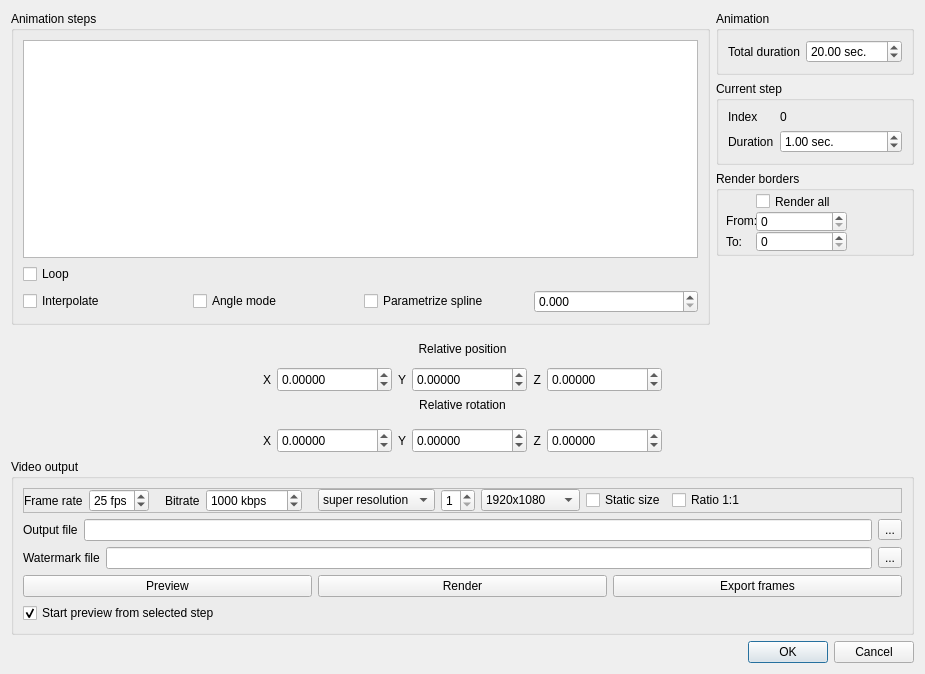
<?xml version="1.0" encoding="UTF-8"?>
<ui version="4.0">
 <class>AnimationDialog</class>
 <widget class="QDialog" name="AnimationDialog">
  <property name="geometry">
   <rect>
    <x>0</x>
    <y>0</y>
    <width>925</width>
    <height>674</height>
   </rect>
  </property>
  <property name="windowTitle">
   <string>Animation</string>
  </property>
  <property name="windowIcon">
   <iconset>
    <normaloff>:/CC/plugin/qAnimation/animation.png</normaloff>:/CC/plugin/qAnimation/animation.png</iconset>
  </property>
  <layout class="QVBoxLayout" name="verticalLayout_4">
   <item>
    <layout class="QHBoxLayout" name="horizontalLayout_2">
     <item>
      <widget class="QGroupBox" name="groupBox_2">
       <property name="title">
        <string>Animation steps</string>
       </property>
       <layout class="QVBoxLayout" name="verticalLayout_2">
        <item>
         <widget class="QListWidget" name="stepSelectionList">
          <property name="editTriggers">
           <set>QAbstractItemView::NoEditTriggers</set>
          </property>
         </widget>
        </item>
        <item>
         <widget class="QCheckBox" name="loopCheckBox">
          <property name="text">
           <string>Loop</string>
          </property>
         </widget>
        </item>
        <item>
         <layout class="QHBoxLayout" name="horizontalLayout_9">
          <item>
           <widget class="QCheckBox" name="interpolateCheckBox">
            <property name="text">
             <string>Interpolate</string>
            </property>
           </widget>
          </item>
          <item>
           <widget class="QCheckBox" name="angleModeCheckBox">
            <property name="text">
             <string>Angle mode</string>
            </property>
           </widget>
          </item>
          <item>
           <widget class="QCheckBox" name="parametrizeCheckBox">
            <property name="text">
             <string>Parametrize spline</string>
            </property>
           </widget>
          </item>
          <item>
           <widget class="QDoubleSpinBox" name="parametrizeDoubleSpinBox">
            <property name="decimals">
             <number>3</number>
            </property>
            <property name="maximum">
             <double>0.999000000000000</double>
            </property>
            <property name="singleStep">
             <double>0.001000000000000</double>
            </property>
           </widget>
          </item>
         </layout>
        </item>
       </layout>
      </widget>
     </item>
     <item>
      <layout class="QVBoxLayout" name="verticalLayout_3">
       <item>
        <widget class="QGroupBox" name="pathGroupBox">
         <property name="title">
          <string>Animation</string>
         </property>
         <layout class="QFormLayout" name="formLayout_2">
          <property name="fieldGrowthPolicy">
           <enum>QFormLayout::AllNonFixedFieldsGrow</enum>
          </property>
          <item row="0" column="0">
           <widget class="QLabel" name="label_8">
            <property name="text">
             <string>Total duration</string>
            </property>
           </widget>
          </item>
          <item row="0" column="1">
           <widget class="QDoubleSpinBox" name="totalTimeDoubleSpinBox">
            <property name="suffix">
             <string> sec.</string>
            </property>
            <property name="minimum">
             <double>0.100000000000000</double>
            </property>
            <property name="maximum">
             <double>3600.000000000000000</double>
            </property>
            <property name="value">
             <double>20.000000000000000</double>
            </property>
           </widget>
          </item>
         </layout>
        </widget>
       </item>
       <item>
        <widget class="QGroupBox" name="currentStepGroupBox">
         <property name="title">
          <string>Current step</string>
         </property>
         <layout class="QFormLayout" name="formLayout">
          <property name="fieldGrowthPolicy">
           <enum>QFormLayout::AllNonFixedFieldsGrow</enum>
          </property>
          <item row="0" column="0">
           <widget class="QLabel" name="label_6">
            <property name="text">
             <string>Index</string>
            </property>
           </widget>
          </item>
          <item row="0" column="1">
           <widget class="QLabel" name="stepIndexLabel">
            <property name="text">
             <string notr="true">0</string>
            </property>
           </widget>
          </item>
          <item row="1" column="0">
           <widget class="QLabel" name="label_2">
            <property name="text">
             <string>Duration</string>
            </property>
           </widget>
          </item>
          <item row="1" column="1">
           <widget class="QDoubleSpinBox" name="stepTimeDoubleSpinBox">
            <property name="toolTip">
             <string>Speed modifier for the current step</string>
            </property>
            <property name="suffix">
             <string> sec.</string>
            </property>
            <property name="maximum">
             <double>3600.000000000000000</double>
            </property>
            <property name="singleStep">
             <double>1.000000000000000</double>
            </property>
            <property name="value">
             <double>1.000000000000000</double>
            </property>
           </widget>
          </item>
         </layout>
        </widget>
       </item>
       <item>
        <widget class="QGroupBox" name="groupBox">
         <property name="minimumSize">
          <size>
           <width>0</width>
           <height>85</height>
          </size>
         </property>
         <property name="title">
          <string>Render borders</string>
         </property>
         <widget class="QCheckBox" name="renderAllCheckBox">
          <property name="geometry">
           <rect>
            <x>40</x>
            <y>20</y>
            <width>120</width>
            <height>21</height>
           </rect>
          </property>
          <property name="minimumSize">
           <size>
            <width>120</width>
            <height>20</height>
           </size>
          </property>
          <property name="text">
           <string>Render all</string>
          </property>
         </widget>
         <widget class="QLabel" name="label_5">
          <property name="geometry">
           <rect>
            <x>10</x>
            <y>40</y>
            <width>31</width>
            <height>20</height>
           </rect>
          </property>
          <property name="text">
           <string>From:</string>
          </property>
         </widget>
         <widget class="QLabel" name="label_7">
          <property name="geometry">
           <rect>
            <x>10</x>
            <y>60</y>
            <width>31</width>
            <height>21</height>
           </rect>
          </property>
          <property name="text">
           <string>To:</string>
          </property>
         </widget>
         <widget class="QSpinBox" name="renderFromSpinBox">
          <property name="geometry">
           <rect>
            <x>40</x>
            <y>40</y>
            <width>91</width>
            <height>21</height>
           </rect>
          </property>
          <property name="maximum">
           <number>99999</number>
          </property>
         </widget>
         <widget class="QSpinBox" name="renderToSpinBox">
          <property name="geometry">
           <rect>
            <x>40</x>
            <y>60</y>
            <width>91</width>
            <height>21</height>
           </rect>
          </property>
          <property name="maximum">
           <number>99999</number>
          </property>
         </widget>
        </widget>
       </item>
       <item>
        <spacer name="verticalSpacer">
         <property name="orientation">
          <enum>Qt::Vertical</enum>
         </property>
         <property name="sizeHint" stdset="0">
          <size>
           <width>20</width>
           <height>40</height>
          </size>
         </property>
        </spacer>
       </item>
      </layout>
     </item>
    </layout>
   </item>
   <item>
    <layout class="QVBoxLayout" name="verticalLayout_10">
     <property name="topMargin">
      <number>11</number>
     </property>
     <item>
      <widget class="QLabel" name="label_10">
       <property name="text">
        <string>Relative position</string>
       </property>
       <property name="alignment">
        <set>Qt::AlignCenter</set>
       </property>
      </widget>
     </item>
     <item>
      <layout class="QHBoxLayout" name="horizontalLayout_5">
       <property name="topMargin">
        <number>5</number>
       </property>
       <item>
        <spacer name="horizontalSpacer_4">
         <property name="orientation">
          <enum>Qt::Horizontal</enum>
         </property>
         <property name="sizeHint" stdset="0">
          <size>
           <width>40</width>
           <height>20</height>
          </size>
         </property>
        </spacer>
       </item>
       <item>
        <widget class="QLabel" name="label_14">
         <property name="text">
          <string>X</string>
         </property>
         <property name="alignment">
          <set>Qt::AlignRight|Qt::AlignTrailing|Qt::AlignVCenter</set>
         </property>
        </widget>
       </item>
       <item>
        <widget class="QDoubleSpinBox" name="xDoubleSpinBox">
         <property name="minimumSize">
          <size>
           <width>115</width>
           <height>25</height>
          </size>
         </property>
         <property name="decimals">
          <number>5</number>
         </property>
         <property name="minimum">
          <double>-9999.000000000000000</double>
         </property>
         <property name="maximum">
          <double>9999.000000000000000</double>
         </property>
        </widget>
       </item>
       <item>
        <widget class="QLabel" name="label_13">
         <property name="text">
          <string>Y</string>
         </property>
         <property name="alignment">
          <set>Qt::AlignRight|Qt::AlignTrailing|Qt::AlignVCenter</set>
         </property>
        </widget>
       </item>
       <item>
        <widget class="QDoubleSpinBox" name="yDoubleSpinBox">
         <property name="minimumSize">
          <size>
           <width>115</width>
           <height>25</height>
          </size>
         </property>
         <property name="decimals">
          <number>5</number>
         </property>
         <property name="minimum">
          <double>-9999.000000000000000</double>
         </property>
         <property name="maximum">
          <double>9999.000000000000000</double>
         </property>
        </widget>
       </item>
       <item>
        <widget class="QLabel" name="label_12">
         <property name="text">
          <string>Z</string>
         </property>
         <property name="alignment">
          <set>Qt::AlignRight|Qt::AlignTrailing|Qt::AlignVCenter</set>
         </property>
        </widget>
       </item>
       <item>
        <widget class="QDoubleSpinBox" name="zDoubleSpinBox">
         <property name="minimumSize">
          <size>
           <width>115</width>
           <height>25</height>
          </size>
         </property>
         <property name="decimals">
          <number>5</number>
         </property>
         <property name="minimum">
          <double>-9999.000000000000000</double>
         </property>
         <property name="maximum">
          <double>9999.000000000000000</double>
         </property>
        </widget>
       </item>
       <item>
        <spacer name="horizontalSpacer_5">
         <property name="orientation">
          <enum>Qt::Horizontal</enum>
         </property>
         <property name="sizeHint" stdset="0">
          <size>
           <width>40</width>
           <height>20</height>
          </size>
         </property>
        </spacer>
       </item>
      </layout>
     </item>
     <item>
      <widget class="QLabel" name="label_11">
       <property name="text">
        <string>Relative rotation</string>
       </property>
       <property name="alignment">
        <set>Qt::AlignCenter</set>
       </property>
      </widget>
     </item>
     <item>
      <layout class="QHBoxLayout" name="horizontalLayout_6">
       <property name="topMargin">
        <number>10</number>
       </property>
       <item>
        <spacer name="horizontalSpacer_6">
         <property name="orientation">
          <enum>Qt::Horizontal</enum>
         </property>
         <property name="sizeHint" stdset="0">
          <size>
           <width>40</width>
           <height>20</height>
          </size>
         </property>
        </spacer>
       </item>
       <item>
        <widget class="QLabel" name="label_17">
         <property name="text">
          <string>X</string>
         </property>
         <property name="alignment">
          <set>Qt::AlignRight|Qt::AlignTrailing|Qt::AlignVCenter</set>
         </property>
        </widget>
       </item>
       <item>
        <widget class="QDoubleSpinBox" name="xRotDoubleSpinBox">
         <property name="minimumSize">
          <size>
           <width>115</width>
           <height>25</height>
          </size>
         </property>
         <property name="decimals">
          <number>5</number>
         </property>
         <property name="minimum">
          <double>-9999.000000000000000</double>
         </property>
         <property name="maximum">
          <double>9999.000000000000000</double>
         </property>
        </widget>
       </item>
       <item>
        <widget class="QLabel" name="label_16">
         <property name="text">
          <string>Y</string>
         </property>
         <property name="alignment">
          <set>Qt::AlignRight|Qt::AlignTrailing|Qt::AlignVCenter</set>
         </property>
        </widget>
       </item>
       <item>
        <widget class="QDoubleSpinBox" name="yRotDoubleSpinBox">
         <property name="minimumSize">
          <size>
           <width>115</width>
           <height>25</height>
          </size>
         </property>
         <property name="decimals">
          <number>5</number>
         </property>
         <property name="minimum">
          <double>-9999.000000000000000</double>
         </property>
         <property name="maximum">
          <double>9999.000000000000000</double>
         </property>
        </widget>
       </item>
       <item>
        <widget class="QLabel" name="label_15">
         <property name="text">
          <string>Z</string>
         </property>
         <property name="alignment">
          <set>Qt::AlignRight|Qt::AlignTrailing|Qt::AlignVCenter</set>
         </property>
        </widget>
       </item>
       <item>
        <widget class="QDoubleSpinBox" name="zRotDoubleSpinBox">
         <property name="minimumSize">
          <size>
           <width>115</width>
           <height>25</height>
          </size>
         </property>
         <property name="decimals">
          <number>5</number>
         </property>
         <property name="minimum">
          <double>-9999.000000000000000</double>
         </property>
         <property name="maximum">
          <double>9999.000000000000000</double>
         </property>
         <property name="value">
          <double>0.000000000000000</double>
         </property>
        </widget>
       </item>
       <item>
        <spacer name="horizontalSpacer_7">
         <property name="orientation">
          <enum>Qt::Horizontal</enum>
         </property>
         <property name="sizeHint" stdset="0">
          <size>
           <width>40</width>
           <height>20</height>
          </size>
         </property>
        </spacer>
       </item>
      </layout>
     </item>
    </layout>
   </item>
   <item>
    <widget class="QGroupBox" name="groupBox_3">
     <property name="sizePolicy">
      <sizepolicy hsizetype="Preferred" vsizetype="Maximum">
       <horstretch>0</horstretch>
       <verstretch>0</verstretch>
      </sizepolicy>
     </property>
     <property name="title">
      <string>Video output</string>
     </property>
     <layout class="QVBoxLayout" name="verticalLayout">
      <item>
       <widget class="QFrame" name="bitrateFrame">
        <property name="frameShape">
         <enum>QFrame::StyledPanel</enum>
        </property>
        <property name="frameShadow">
         <enum>QFrame::Raised</enum>
        </property>
        <layout class="QHBoxLayout" name="horizontalLayout_4">
         <property name="leftMargin">
          <number>0</number>
         </property>
         <property name="topMargin">
          <number>0</number>
         </property>
         <property name="rightMargin">
          <number>0</number>
         </property>
         <property name="bottomMargin">
          <number>0</number>
         </property>
         <item>
          <widget class="QLabel" name="label">
           <property name="text">
            <string>Frame rate</string>
           </property>
          </widget>
         </item>
         <item>
          <widget class="QSpinBox" name="fpsSpinBox">
           <property name="toolTip">
            <string>Number of frames per second</string>
           </property>
           <property name="suffix">
            <string> fps</string>
           </property>
           <property name="minimum">
            <number>1</number>
           </property>
           <property name="value">
            <number>25</number>
           </property>
          </widget>
         </item>
         <item>
          <spacer name="horizontalSpacer">
           <property name="orientation">
            <enum>Qt::Horizontal</enum>
           </property>
           <property name="sizeType">
            <enum>QSizePolicy::Fixed</enum>
           </property>
           <property name="sizeHint" stdset="0">
            <size>
             <width>10</width>
             <height>0</height>
            </size>
           </property>
          </spacer>
         </item>
         <item>
          <widget class="QLabel" name="label_3">
           <property name="text">
            <string>Bitrate</string>
           </property>
          </widget>
         </item>
         <item>
          <widget class="QSpinBox" name="bitrateSpinBox">
           <property name="toolTip">
            <string>
                          Bitrate (in kbit/s)
                          The higher the better the quality (but the bigger the file)
                        </string>
           </property>
           <property name="suffix">
            <string> kbps</string>
           </property>
           <property name="minimum">
            <number>100</number>
           </property>
           <property name="maximum">
            <number>1000000</number>
           </property>
           <property name="singleStep">
            <number>100</number>
           </property>
           <property name="value">
            <number>1000</number>
           </property>
          </widget>
         </item>
         <item>
          <spacer name="horizontalSpacer_3">
           <property name="orientation">
            <enum>Qt::Horizontal</enum>
           </property>
           <property name="sizeType">
            <enum>QSizePolicy::Fixed</enum>
           </property>
           <property name="sizeHint" stdset="0">
            <size>
             <width>10</width>
             <height>0</height>
            </size>
           </property>
          </spacer>
         </item>
         <item>
          <widget class="QComboBox" name="renderingModeComboBox">
           <property name="toolTip">
            <string>
                          - Super resolution: render the frame at a higher resolution (2, 3 or 4 times larger)
                          and then shrink it back down to size (this makes some noisy pixels drop off and
                          reduce the flicker that is often present in animations). Super resolution is only
                          applied on the output video (= not visible in Preview mode)
                          - Zoom: render the frame and the animation at a higher resolution (2, 3 or 4 times
                          larger). You may have to increase the points size beforehand.
                        </string>
           </property>
           <property name="sizeAdjustPolicy">
            <enum>QComboBox::AdjustToContents</enum>
           </property>
           <item>
            <property name="text">
             <string>super resolution</string>
            </property>
           </item>
           <item>
            <property name="text">
             <string>zoom</string>
            </property>
           </item>
          </widget>
         </item>
         <item>
          <widget class="QSpinBox" name="superResolutionSpinBox">
           <property name="toolTip">
            <string>See combo-box tooltip</string>
           </property>
           <property name="minimum">
            <number>1</number>
           </property>
           <property name="maximum">
            <number>4</number>
           </property>
          </widget>
         </item>
         <item>
          <widget class="QComboBox" name="staticSizeModeComboBox">
           <property name="toolTip">
            <string>List of static resolution</string>
           </property>
           <property name="sizeAdjustPolicy">
            <enum>QComboBox::AdjustToContents</enum>
           </property>
           <item>
            <property name="text">
             <string>1920x1080</string>
            </property>
           </item>
           <item>
            <property name="text">
             <string>3840x2160</string>
            </property>
           </item>
           <item>
            <property name="text">
             <string>5760x3240</string>
            </property>
           </item>
           <item>
            <property name="text">
             <string>7680x4320</string>
            </property>
           </item>
           <item>
            <property name="text">
             <string>8192x4608</string>
            </property>
           </item>
           <item>
            <property name="text">
             <string>9600x5400</string>
            </property>
           </item>
           <item>
            <property name="text">
             <string>11520x6480</string>
            </property>
           </item>
           <item>
            <property name="text">
             <string>13440x7560</string>
            </property>
           </item>
           <item>
            <property name="text">
             <string>15360x8640</string>
            </property>
           </item>
           <item>
            <property name="text">
             <string>16320x9180</string>
            </property>
           </item>
           <item>
            <property name="text">
             <string>16384x9216</string>
            </property>
           </item>
          </widget>
         </item>
         <item>
          <widget class="QCheckBox" name="staticSizeCheckBox">
           <property name="text">
            <string>Static size</string>
           </property>
          </widget>
         </item>
         <item>
          <widget class="QCheckBox" name="ratioCheckBox">
           <property name="text">
            <string>Ratio 1:1</string>
           </property>
          </widget>
         </item>
         <item>
          <spacer name="horizontalSpacer_2">
           <property name="orientation">
            <enum>Qt::Horizontal</enum>
           </property>
           <property name="sizeHint" stdset="0">
            <size>
             <width>0</width>
             <height>0</height>
            </size>
           </property>
          </spacer>
         </item>
        </layout>
       </widget>
      </item>
      <item>
       <layout class="QHBoxLayout" name="horizontalLayout_3">
        <item>
         <widget class="QLabel" name="label_4">
          <property name="text">
           <string>Output file</string>
          </property>
         </widget>
        </item>
        <item>
         <widget class="QLineEdit" name="outputFileLineEdit"/>
        </item>
        <item>
         <widget class="QToolButton" name="browseButton">
          <property name="text">
           <string notr="true">...</string>
          </property>
         </widget>
        </item>
       </layout>
      </item>
      <item>
       <layout class="QHBoxLayout" name="horizontalLayout_12">
        <item>
         <widget class="QLabel" name="label_9">
          <property name="text">
           <string>Watermark file</string>
          </property>
         </widget>
        </item>
        <item>
         <widget class="QLineEdit" name="watermarkFileLineEdit"/>
        </item>
        <item>
         <widget class="QToolButton" name="watermarkButton">
          <property name="text">
           <string>...</string>
          </property>
         </widget>
        </item>
       </layout>
      </item>
      <item>
       <layout class="QHBoxLayout" name="horizontalLayout">
        <item>
         <widget class="QPushButton" name="previewButton">
          <property name="toolTip">
           <string>Preview the animation</string>
          </property>
          <property name="text">
           <string>Preview</string>
          </property>
         </widget>
        </item>
        <item>
         <widget class="QPushButton" name="renderButton">
          <property name="toolTip">
           <string>Creates the animation file</string>
          </property>
          <property name="text">
           <string>Render</string>
          </property>
         </widget>
        </item>
        <item>
         <widget class="QPushButton" name="exportFramesPushButton">
          <property name="toolTip">
           <string>Export frames as individual images</string>
          </property>
          <property name="text">
           <string>Export frames</string>
          </property>
         </widget>
        </item>
       </layout>
      </item>
      <item>
       <widget class="QCheckBox" name="previewFromSelectedCheckBox">
        <property name="text">
         <string>Start preview from selected step</string>
        </property>
        <property name="checked">
         <bool>true</bool>
        </property>
       </widget>
      </item>
     </layout>
    </widget>
   </item>
   <item>
    <widget class="QDialogButtonBox" name="buttonBox">
     <property name="orientation">
      <enum>Qt::Horizontal</enum>
     </property>
     <property name="standardButtons">
      <set>QDialogButtonBox::Cancel|QDialogButtonBox::Ok</set>
     </property>
    </widget>
   </item>
  </layout>
 </widget>
 <resources/>
 <connections>
  <connection>
   <sender>buttonBox</sender>
   <signal>accepted()</signal>
   <receiver>AnimationDialog</receiver>
   <slot>accept()</slot>
   <hints>
    <hint type="sourcelabel">
     <x>258</x>
     <y>429</y>
    </hint>
    <hint type="destinationlabel">
     <x>157</x>
     <y>274</y>
    </hint>
   </hints>
  </connection>
  <connection>
   <sender>buttonBox</sender>
   <signal>rejected()</signal>
   <receiver>AnimationDialog</receiver>
   <slot>reject()</slot>
   <hints>
    <hint type="sourcelabel">
     <x>326</x>
     <y>429</y>
    </hint>
    <hint type="destinationlabel">
     <x>286</x>
     <y>274</y>
    </hint>
   </hints>
  </connection>
 </connections>
</ui>
